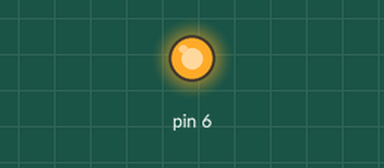
Bench run of a sketch on a simulated Arduino Uno, built with avr-gcc and run on an emulated ATmega328P. Parts: output pins drawn as LEDs (lit = HIGH).

Above: at 1.0 s.
At 3.0 s:
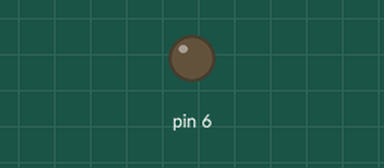
Timing chart, 0 to 5.2 s (numbered marks = the images above):
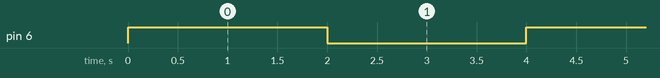

Measured:
- by itself, pin 6: alternates HIGH for 2.0 s and LOW for 2.0 s

The sketch:

sketch_jun30a.ino
```cpp
void setup() {
  // put your setup code here, to run once:
pinMode(6,OUTPUT);
}

void loop() {
  // put your main code here, to run repeatedly:
digitalWrite(6,1);
delay(2000);
digitalWrite(6,0);
delay(2000);
}
```
